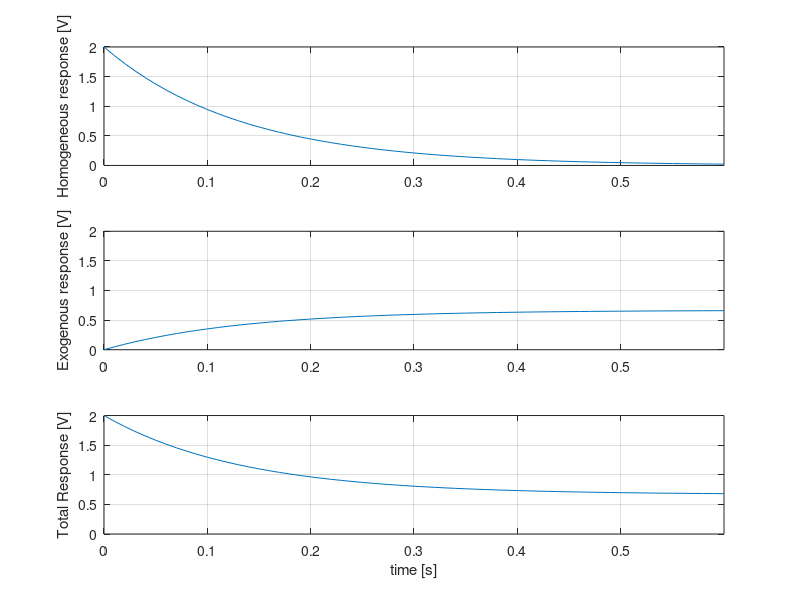

Write the MATLAB code that produced this figure.
%% First Order Response: RC Circuit
R1=1000; R2=2000; C=200*10^-6;          % circuit components
a=(R1+R2)/(R1*R2*C); b=1/(R1*C);        % model coefficients
v0 = 2;                                 % intial condition
dur= 0.6;                               % simulation duration
t = [0:0.01:dur];                      % sampling interval

%% Homogeneous Response
yH = v0*exp(-a*t);

%% Exogenous Response
yE = (b/a)*(1-exp(-a*t));

%% Total Response
yT = yH + yE;

%% Plot Graphs
subplot(311); plot(t,yH); axis([0 dur 0 2]);
ylabel('Homogeneous response [V]'); grid on;

subplot(312); plot(t,yE); axis([0 dur 0 2]);
ylabel('Exogenous response [V]'); grid on;

subplot(313); plot(t,yT); axis([0 dur 0 2]);
ylabel('Total Response [V]'); xlabel('time [s]'); grid on;
